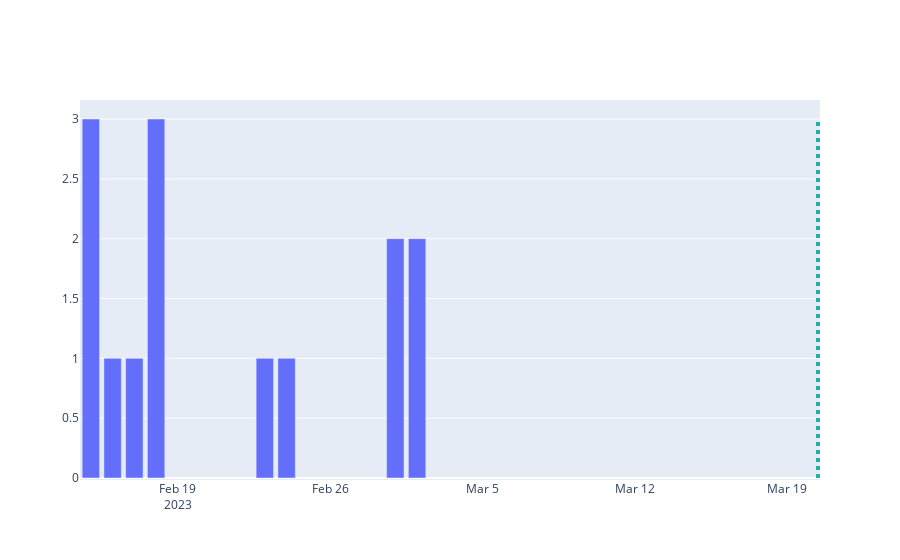

Notebook cell for this chart:
### Code cell
# create a figure
fig_curr = go.Figure()

# make bar plot, x is date, y is count of accepts and rejects on that date
fig_curr.add_trace(go.Bar(x=df[df['status'] == 'accepted']['date'].value_counts().index,
                        y=df[df['status'] == 'accepted']['date'].value_counts().values,                             
                        name='Accepted'))

fig_curr.add_trace(go.Bar(x=df[df['status'] == 'rejected']['date'].value_counts().index,
                        y=df[df['status'] == 'rejected']['date'].value_counts().values,                         
                        name='Rejected'))       

# add vertical dotted line to indicate todays date
fig_curr.add_shape(type="line", x0=datetime.now(), y0=0, x1=datetime.now(), y1=max(df['date'].value_counts().values),
                line=dict(color="LightSeaGreen", width=4, dash="dot"))

### Figure 1 — Plotly figure (JSON) as saved in the notebook; plotly's stock layout.template omitted (floating-point values rounded to 4 significant figures)
{"data": [{"name": "Accepted", "type": "bar", "x": ["2023-02-15T00:00:00", "2023-02-18T00:00:00", "2023-03-01T00:00:00", "2023-03-02T00:00:00", "2023-02-23T00:00:00", "2023-02-17T00:00:00", "2023-02-24T00:00:00", "2023-02-16T00:00:00"], "y": [3, 3, 2, 2, 1, 1, 1, 1]}, {"name": "Rejected", "type": "bar", "x": [], "y": []}], "layout": {"shapes": [{"line": {"color": "LightSeaGreen", "dash": "dot", "width": 4}, "type": "line", "x0": "2023-03-20T10:26:41.174581", "x1": "2023-03-20T10:26:41.174581", "y0": 0, "y1": 3}]}}
